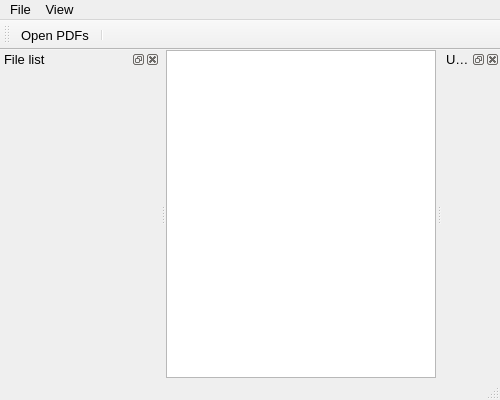
<?xml version="1.0" encoding="UTF-8"?>
<ui version="4.0">
 <class>MainWindow</class>
 <widget class="QMainWindow" name="MainWindow">
  <property name="geometry">
   <rect>
    <x>0</x>
    <y>0</y>
    <width>500</width>
    <height>400</height>
   </rect>
  </property>
  <property name="font">
   <font>
    <pointsize>10</pointsize>
   </font>
  </property>
  <property name="windowTitle">
   <string>PDF tools</string>
  </property>
  <property name="dockOptions">
   <set>QMainWindow::AllowTabbedDocks|QMainWindow::AnimatedDocks|QMainWindow::ForceTabbedDocks</set>
  </property>
  <widget class="QWidget" name="centralwidget">
   <layout class="QVBoxLayout" name="verticalLayout">
    <property name="spacing">
     <number>0</number>
    </property>
    <property name="leftMargin">
     <number>0</number>
    </property>
    <property name="topMargin">
     <number>0</number>
    </property>
    <property name="rightMargin">
     <number>0</number>
    </property>
    <property name="bottomMargin">
     <number>0</number>
    </property>
    <item>
     <widget class="GraphicsView" name="graphicsView">
      <property name="sizePolicy">
       <sizepolicy hsizetype="Expanding" vsizetype="Expanding">
        <horstretch>0</horstretch>
        <verstretch>0</verstretch>
       </sizepolicy>
      </property>
      <property name="contextMenuPolicy">
       <enum>Qt::DefaultContextMenu</enum>
      </property>
      <property name="acceptDrops">
       <bool>false</bool>
      </property>
      <property name="backgroundBrush">
       <brush brushstyle="SolidPattern">
        <color alpha="255">
         <red>150</red>
         <green>150</green>
         <blue>150</blue>
        </color>
       </brush>
      </property>
      <property name="renderHints">
       <set>QPainter::Antialiasing|QPainter::SmoothPixmapTransform|QPainter::TextAntialiasing</set>
      </property>
      <property name="dragMode">
       <enum>QGraphicsView::NoDrag</enum>
      </property>
     </widget>
    </item>
   </layout>
  </widget>
  <widget class="QMenuBar" name="menubar">
   <property name="geometry">
    <rect>
     <x>0</x>
     <y>0</y>
     <width>500</width>
     <height>21</height>
    </rect>
   </property>
   <property name="acceptDrops">
    <bool>false</bool>
   </property>
   <widget class="QMenu" name="menuFile">
    <property name="acceptDrops">
     <bool>false</bool>
    </property>
    <property name="title">
     <string>File</string>
    </property>
    <addaction name="actionOpen"/>
   </widget>
   <widget class="QMenu" name="menuView">
    <property name="title">
     <string>View</string>
    </property>
   </widget>
   <addaction name="menuFile"/>
   <addaction name="menuView"/>
  </widget>
  <widget class="QStatusBar" name="statusbar"/>
  <widget class="QToolBar" name="toolBar">
   <property name="windowTitle">
    <string>toolBar</string>
   </property>
   <property name="iconSize">
    <size>
     <width>24</width>
     <height>24</height>
    </size>
   </property>
   <property name="toolButtonStyle">
    <enum>Qt::ToolButtonTextBesideIcon</enum>
   </property>
   <attribute name="toolBarArea">
    <enum>TopToolBarArea</enum>
   </attribute>
   <attribute name="toolBarBreak">
    <bool>false</bool>
   </attribute>
   <addaction name="actionOpen"/>
   <addaction name="separator"/>
  </widget>
  <widget class="QDockWidget" name="dockWidgetFile">
   <property name="sizePolicy">
    <sizepolicy hsizetype="Preferred" vsizetype="Preferred">
     <horstretch>0</horstretch>
     <verstretch>0</verstretch>
    </sizepolicy>
   </property>
   <property name="minimumSize">
    <size>
     <width>160</width>
     <height>121</height>
    </size>
   </property>
   <property name="windowTitle">
    <string>File list</string>
   </property>
   <attribute name="dockWidgetArea">
    <number>1</number>
   </attribute>
   <widget class="QWidget" name="dockWidgetContents">
    <layout class="QVBoxLayout" name="verticalLayout_2">
     <property name="spacing">
      <number>0</number>
     </property>
     <property name="leftMargin">
      <number>0</number>
     </property>
     <property name="topMargin">
      <number>0</number>
     </property>
     <property name="rightMargin">
      <number>0</number>
     </property>
     <property name="bottomMargin">
      <number>0</number>
     </property>
     <item>
      <widget class="Filelist" name="widget" native="true"/>
     </item>
    </layout>
   </widget>
  </widget>
  <widget class="QDockWidget" name="dockWidgetUnite">
   <property name="windowTitle">
    <string>Unite</string>
   </property>
   <attribute name="dockWidgetArea">
    <number>2</number>
   </attribute>
   <widget class="QWidget" name="dockWidgetContents_2">
    <layout class="QVBoxLayout" name="verticalLayout_3">
     <property name="spacing">
      <number>0</number>
     </property>
     <property name="leftMargin">
      <number>0</number>
     </property>
     <property name="topMargin">
      <number>0</number>
     </property>
     <property name="rightMargin">
      <number>0</number>
     </property>
     <property name="bottomMargin">
      <number>0</number>
     </property>
     <item>
      <widget class="Unite" name="widget_2" native="true"/>
     </item>
    </layout>
   </widget>
  </widget>
  <action name="actionOpen">
   <property name="icon">
    <iconset resource="resource.qrc">
     <normaloff>:/remixicon/file-line.svg</normaloff>:/remixicon/file-line.svg</iconset>
   </property>
   <property name="text">
    <string>Open PDFs</string>
   </property>
   <property name="iconVisibleInMenu">
    <bool>true</bool>
   </property>
  </action>
 </widget>
 <customwidgets>
  <customwidget>
   <class>GraphicsView</class>
   <extends>QGraphicsView</extends>
   <header location="global">graphics_view</header>
   <slots>
    <slot>exec_context_menu()</slot>
    <slot>setScrollHandDragMode()</slot>
    <slot>setRubberBandDragMode()</slot>
   </slots>
  </customwidget>
  <customwidget>
   <class>Filelist</class>
   <extends>QWidget</extends>
   <header location="global">widgets.filelist</header>
   <container>1</container>
  </customwidget>
  <customwidget>
   <class>Unite</class>
   <extends>QWidget</extends>
   <header location="global">widgets.unite</header>
   <container>1</container>
  </customwidget>
 </customwidgets>
 <resources>
  <include location="resource.qrc"/>
 </resources>
 <connections>
  <connection>
   <sender>actionOpen</sender>
   <signal>triggered()</signal>
   <receiver>MainWindow</receiver>
   <slot>open_pdfs()</slot>
   <hints>
    <hint type="sourcelabel">
     <x>-1</x>
     <y>-1</y>
    </hint>
    <hint type="destinationlabel">
     <x>236</x>
     <y>97</y>
    </hint>
   </hints>
  </connection>
 </connections>
 <slots>
  <slot>open_pdfs()</slot>
 </slots>
</ui>
